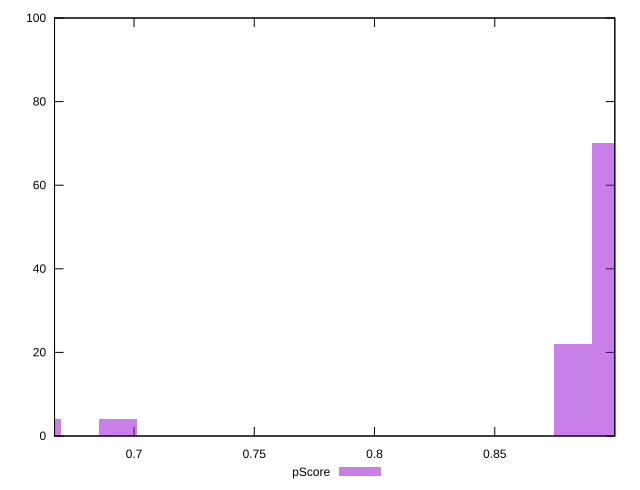

This figure's gnuplot source:
reset

$pScore <<EOF
0.8983329244036871 70
0.8825726976597628 22
0.661929523244822 4
0.6934499767326707 4
EOF

set key outside below
set boxwidth 0.015760226743924334
set xrange [0.6669467082670449:0.899930034354399]
set yrange [0:100]
set trange [0:100]
set style fill transparent solid 0.5 noborder
set terminal svg size 640, 490 enhanced background rgb 'white'
set output "report_00008_2021-01-22T20:58:29.167/largest-contentful-paint/samples/pages+cached+noexternal+nocss/pScore/histogram.svg"

plot $pScore title "pScore" with boxes

reset
